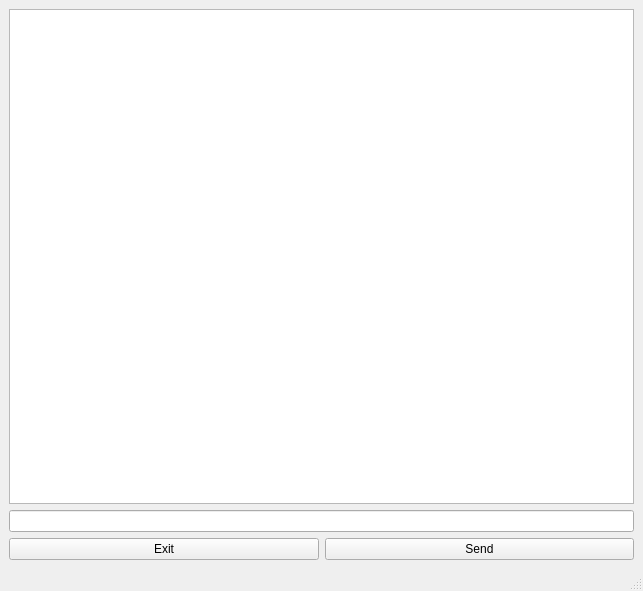
<?xml version="1.0" encoding="UTF-8"?>
<ui version="4.0">
 <class>ChatWindow</class>
 <widget class="QMainWindow" name="ChatWindow">
  <property name="geometry">
   <rect>
    <x>0</x>
    <y>0</y>
    <width>643</width>
    <height>591</height>
   </rect>
  </property>
  <property name="windowTitle">
   <string>Chat</string>
  </property>
  <widget class="QWidget" name="centralwidget">
   <layout class="QVBoxLayout" name="verticalLayout">
    <item>
     <widget class="QTextEdit" name="chatOutput"/>
    </item>
    <item>
     <widget class="QLineEdit" name="messageInput"/>
    </item>
    <item>
     <layout class="QHBoxLayout" name="horizontalLayout_2">
      <item>
       <widget class="QPushButton" name="exitButton">
        <property name="text">
         <string>Exit</string>
        </property>
       </widget>
      </item>
      <item>
       <widget class="QPushButton" name="sendButton">
        <property name="text">
         <string>Send</string>
        </property>
       </widget>
      </item>
     </layout>
    </item>
   </layout>
  </widget>
  <widget class="QMenuBar" name="menubar">
   <property name="geometry">
    <rect>
     <x>0</x>
     <y>0</y>
     <width>643</width>
     <height>25</height>
    </rect>
   </property>
  </widget>
  <widget class="QStatusBar" name="statusbar"/>
 </widget>
 <resources/>
 <connections>
  <connection>
   <sender>messageInput</sender>
   <signal>returnPressed()</signal>
   <receiver>sendButton</receiver>
   <slot>click()</slot>
   <hints>
    <hint type="sourcelabel">
     <x>321</x>
     <y>511</y>
    </hint>
    <hint type="destinationlabel">
     <x>478</x>
     <y>545</y>
    </hint>
   </hints>
  </connection>
 </connections>
</ui>
